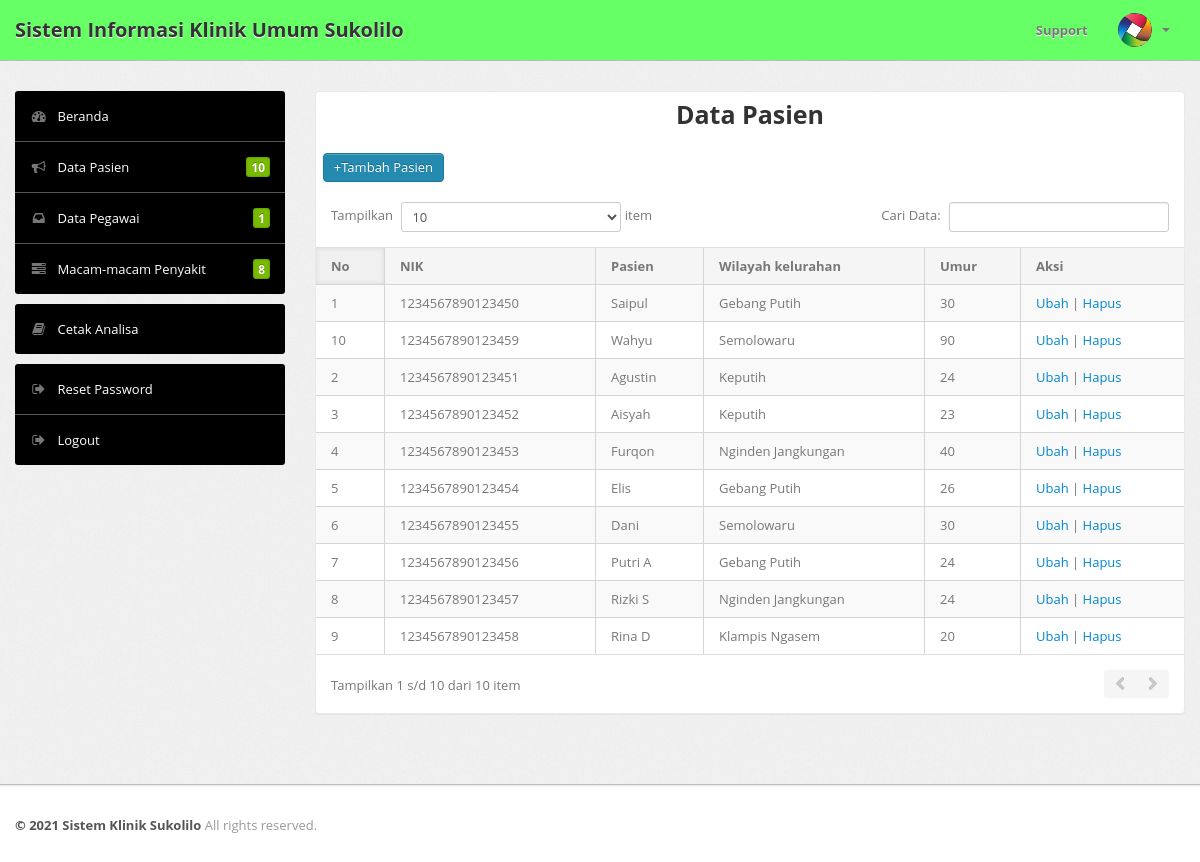
Page /datamhs.php (signed in) on the committed database.
### tables this page shows
CREATE TABLE IF NOT EXISTS `mahasiswa` (
  `nim` char(16) NOT NULL,
  `nama` varchar(30) NOT NULL,
  `prodi` varchar(30) NOT NULL,
  `semester` int(1) NOT NULL
);

### datamhs.php (the view, shortened to what this page needs)
<?php
if (isset($_SESSION['username']) && isset($_SESSION['level'])) {
    include "header.php";
    include "menu.php";
    ?>
    <div class="span9">
        <div class="content">
            <div class="module">
                <div class="module-head">
                    <h3>Data Pasien</h3>
                </div>
                <div class="module-body table">
                    &nbsp;&nbsp;<a class="btn btn-primary" href="tambahmhs.php">+Tambah Pasien</a>
                    <br><br><table cellpadding="0" cellspacing="0" border="0" class="datatable-1 table table-bordered table-striped	 display" width="100%">
                        <thead>
                            <tr>
                                <th>No</th>
                                <th>NIK</th>
                                <th>Pasien</th>
                                <th>Wilayah kelurahan</th>
                                <th>Umur</th>
                                <th>Aksi</th>
                            </tr>
                        </thead>
                        <tbody>
                            <?php
                            $a = "select * from mahasiswa";
                            $b = mysqli_query($koneksi, $a);
                            $no = 1;
                            while ($c = mysqli_fetch_array($b)) {
                                ?>
                                <tr class="odd gradeX">
                                    <td><?php echo $no; ?></td>
                                    <td><?php echo $c['nim']; ?></td>
                                    <td><?php echo $c['nama']; ?></td>
                                    <td><?php echo $c['prodi']; ?></td>
                                    <td class="center"><?php echo $c['semester']; ?></td>
                                    <td class="center">
                                        <a href="ubahmhs.php?nim=<?php echo $c['nim']; ?>">Ubah</a> |
                                        <a href="javascript:if(confirm('Anda yakin menghapus ini?'))
                                           {document.location='hapusmhs.php?nim=<?php echo $c['nim']; ?>';}">Hapus</a>
                                    </td>
                                </tr>
                                <?php $no++;
                            } ?>
                        </tbody>
                    </table>
                </div>
            </div>
            <br />
        </div>
    </div>
    </div>
    </div>
    </div>
    <?php
    include "footer.php";
} else {
    echo "<script language='javascript'>
alert('login dulu dong!');
document.location='index.php';
</script>";
}
?>

### header.php (shortened to what this page needs)
<!DOCTYPE html>
<html lang="en">
<head>
    <head>
        <link type="text/css" href="bootstrap/css/bootstrap.min.css" rel="stylesheet">
        <link type="text/css" href="bootstrap/css/bootstrap-responsive.min.css" rel="stylesheet">
        <link type="text/css" href="css/theme.css" rel="stylesheet">
        <link type="text/css" href="images/icons/css/font-awesome.css" rel="stylesheet">
    </head>
    <body>
        <div class="navbar navbar-fixed-top">
            <div class="navbar-inner">
                <div class="container">
                        <a class="brand" href="home.php">Sistem Informasi Klinik Umum Sukolilo</a>
                        <div class="nav-collapse collapse navbar-inverse-collapse">
                            <ul class="nav pull-right">
                                <li><a href="" target="blank">Support </a></li>
                                <li class="nav-user dropdown"><a href="#" class="dropdown-toggle" data-toggle="dropdown">
                                    <img src="images/user.png" class="nav-avatar" />
                                    <b class="caret"></b></a>
                                </li>
                            </ul>
                        </div>
                    </div>
                </div>
            </div>

### menu.php (shortened to what this page needs)
<?php
if ($_SESSION['level'] == "admin") {
    echo "
    <div class='wrapper'>
        <div class='container'>
            <div class='row'>
                <div class='span3'>
                    <div class='sidebar'>";
                        $x = mysqli_query($koneksi, "select * from mahasiswa");
                        $n = mysqli_num_rows($x);
                        $y = mysqli_query($koneksi, "select * from mk");
                        $m = mysqli_num_rows($y);
                        echo "<ul class='widget widget-menu unstyled'>
                        <li class='active'><a href='home.php'><i class='menu-icon icon-dashboard'></i>Beranda
                        </a></li>
                        <li><a href='datamhs.php'><i class='menu-icon icon-bullhorn'></i>Data Pasien <b class='label green pull-right'>
                            $n</b> </a>
                        </li>
                        <li><a href='datadosen.php'><i class='menu-icon icon-inbox'></i>Data Pegawai <b class='label green pull-right'>
                            1</b> </a></li>
                            <li><a href='datamk.php'><i class='menu-icon icon-tasks'></i>Macam-macam Penyakit <b class='label green pull-right'>
                                $m</b> </a></li>
                            </ul>
                            <ul class='widget widget-menu unstyled'>
                                <li><a href='cetak_krs.php'><i class='menu-icon icon-book'></i>Cetak Analisa </a></li>
                                <!--
                                <li><a href='cetak_khs.php'><i class='menu-icon icon-book'></i>Cetak KHS </a></li>
                            -->
                        </ul>
                        <ul class='widget widget-menu unstyled'>
                            <li><a href='#'><i class='menu-icon icon-signout'></i>Reset Password</a></li>
                            <li><a href='logout.php'><i class='menu-icon icon-signout'></i>Logout </a></li>
                        </ul>
                    </div>
                </div>";
                                    }
                                    ?>

### footer.php (shortened to what this page needs)
<div class="footer">
    <div class="container">
        <b class="copyright">&copy; 2021 Sistem Klinik Sukolilo </b>All rights reserved.
    </div>
</div>
</body>

### rows in the picture
mahasiswa: nim "1234567890123450", nama "Saipul", prodi "Gebang Putih", semester "30"
mahasiswa: nim "1234567890123451", nama "Agustin", prodi "Keputih", semester "24"
mahasiswa: nim "1234567890123452", nama "Aisyah", prodi "Keputih", semester "23"
mahasiswa: nim "1234567890123453", nama "Furqon", prodi "Nginden Jangkungan", semester "40"
mahasiswa: nim "1234567890123454", nama "Elis", prodi "Gebang Putih", semester "26"
mahasiswa: nim "1234567890123455", nama "Dani", prodi "Semolowaru", semester "30"
mahasiswa: nim "1234567890123456", nama "Putri A", prodi "Gebang Putih", semester "24"
mahasiswa: nim "1234567890123457", nama "Rizki S", prodi "Nginden Jangkungan", semester "24"
mahasiswa: nim "1234567890123458", nama "Rina D", prodi "Klampis Ngasem", semester "20"
mahasiswa: nim "1234567890123459", nama "Wahyu", prodi "Semolowaru", semester "90"

### other values in the picture
$n "10"
$m "8"
